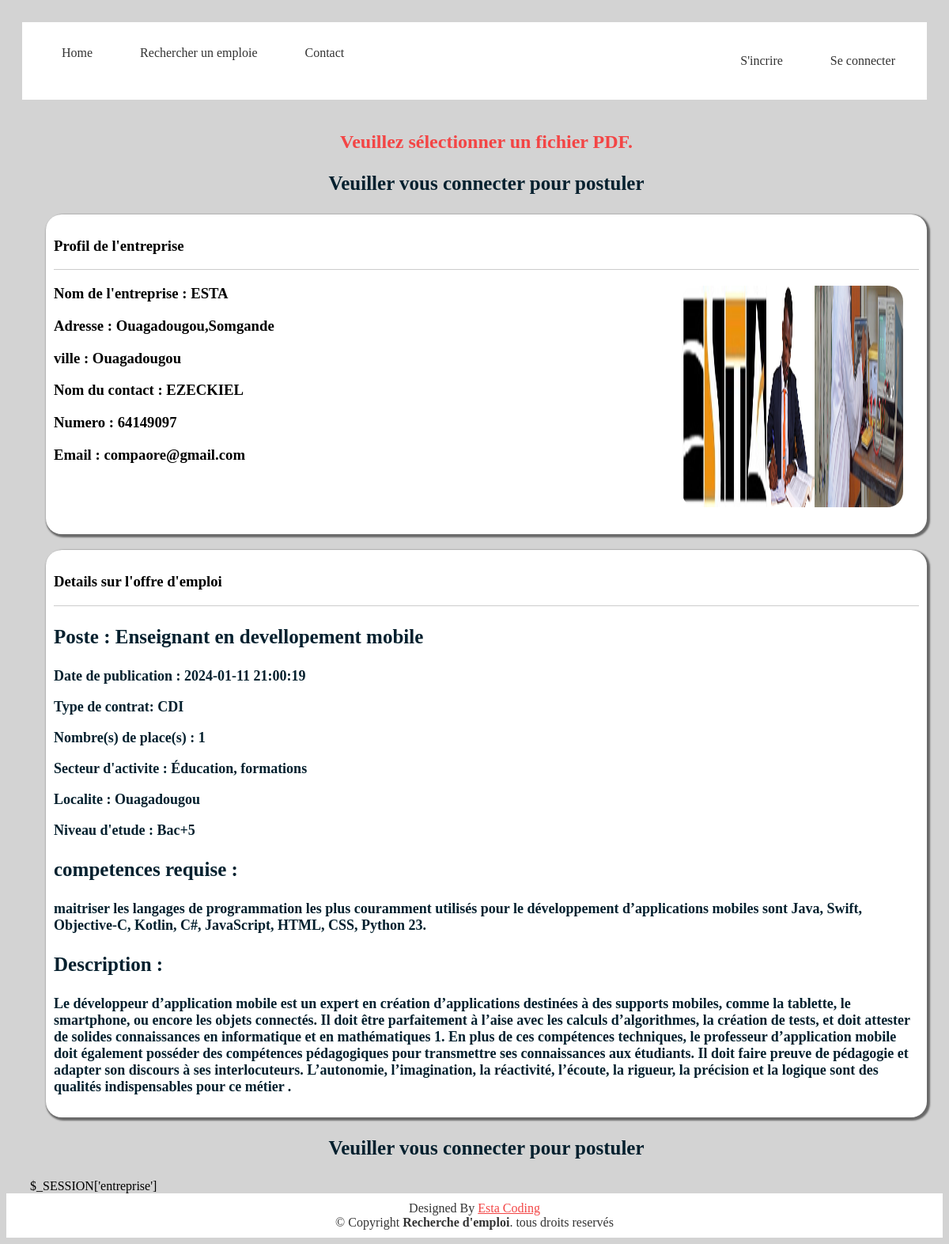
Page /offre/voirPlus?id=4 on the committed database.
### tables this page shows
CREATE TABLE `emploi` (
  `id_emploi` int NOT NULL,
  `id_entreprise` int NOT NULL,
  `poste` varchar(250) NOT NULL,
  `contrat` varchar(250) NOT NULL,
  `nombre` int NOT NULL,
  `Description` longtext NOT NULL,
  `competence` text NOT NULL,
  `localite` varchar(250) NOT NULL,
  `image` varchar(250) NOT NULL,
  `secteur_activite` varchar(250) NOT NULL,
  `niveau` varchar(250) NOT NULL,
  `date_publication` timestamp NULL DEFAULT CURRENT_TIMESTAMP,
  `date_modification` timestamp NULL DEFAULT CURRENT_TIMESTAMP,
  `views` int DEFAULT '0'
);

CREATE TABLE `entreprise` (
  `id_entreprise` int NOT NULL,
  `nom_entreprise` varchar(255) DEFAULT NULL,
  `adresse_entreprise` varchar(250) DEFAULT NULL,
  `email_entreprise` varchar(250) DEFAULT NULL,
  `password_entreprise` varchar(250) DEFAULT NULL,
  `logo_entreprise` varchar(250) DEFAULT NULL,
  `site` varchar(250) DEFAULT NULL,
  `ville` varchar(250) DEFAULT NULL,
  `code_postal` int DEFAULT NULL,
  `nom` varchar(250) DEFAULT NULL,
  `prenom` varchar(250) DEFAULT NULL,
  `fonction` varchar(250) DEFAULT NULL,
  `numero` int DEFAULT NULL
);

### PHP/voirPlus.php (the view, shortened to what this page needs)
<?php
$serveur = "localhost";
$nomUtilisateur = "test";
$motDePasse = "MyP@ssw0rd123";
$nomBaseDeDonnees = "emploi";
$conn = mysqli_connect($serveur, $nomUtilisateur, $motDePasse, $nomBaseDeDonnees)
or die("La connexion à la base de données a échoué : " . mysqli_connect_error());
$id = (int)$_GET['id'] ;
$entreprises = mysqli_query($conn, "SELECT emploi.*, entreprise.*
FROM emploi
JOIN entreprise ON emploi.id_entreprise = entreprise.id_entreprise
WHERE id_emploi = {$id}");
$entreprise = $entreprises->fetch_assoc();
$id_entreprise = isset($_SESSION['entreprise']) ? (int)$_SESSION['entreprise'] : null;
$id_candidat = isset($_SESSION['candidat']) ? (int)$_SESSION['candidat'] : null;
if (isset($_POST["envoyer"])) {
    $deja = mysqli_query($conn, "SELECT * FROM postuler where id_emploi = {$id} and id_candidat = {$id_candidat}");
    if (mysqli_num_rows($deja)>0) {
        $erreur = "Vous ne pouvez pas postuler a cette offre d'emploi car vous avez deja postuler";
    } elseif ($_FILES['cv']['type'] == 'application/pdf') {
            $nomFichier = basename($_FILES['cv']['name']);
            $tmp_name = $_FILES['cv']['tmp_name'];
            $deplace = move_uploaded_file($tmp_name, "CV/" . $nomFichier);
            if ($deplace) {
                    $insert = mysqli_query($conn, "INSERT INTO postuler(id_emploi, id_candidat, id_entreprise, cv)
                    VALUES({$id}, {$id_candidat}, {$id_entreprise}, '{$nomFichier}')");
                }
            } else {
                $erreur = "Erreur lors du téléversement du fichier.";
            }
        } else {
            $erreur = "Veuillez sélectionner un fichier PDF.";
    }
?>
<?= isset($erreur) ?  "<h2 style=\"text-align:center;\">$erreur</h2>" : null ?>
<?php if(isset($_SESSION['candidat'])): ?>
    <div class="btn">
        <button onclick="afficherModal()">Postuler</button>
    </div>
<?php elseif(isset($_SESSION['entreprise'])): ?>
    <p class="titre" style="text-align: center;">Vous ne pouver pas postuler a une offre d'emploi.</p>
    <p class="titre" style="text-align: center;">veuillez vous incrire en tant que candidat pour postuler</p>
<?php else: ?>
    <p class="titre" style="text-align: center;">Veuiller vous connecter pour postuler</p>
<?php endif;?>
<div class="border">
    <div class="head">
        <h3>Profil de l'entreprise</h3>
    </div>
    <div class="flex">
    <div class="bottom">
        <h3>Nom de l'entreprise : <?=  $entreprise['nom_entreprise'] ?></h3>
        <h3>Adresse : <?=  $entreprise['adresse_entreprise'] ?></h3>
        <h3>ville : <?=  $entreprise['ville'] ?></h3>
        <h3>Nom du contact : <?=  $entreprise['prenom'] ?></h3>
        <h3>Numero : <?=  $entreprise['numero'] ?></h3>
        <h3>Email : <?=  $entreprise['email_entreprise'] ?></h3>
    </div>
    <div class="bottom">
        <img src="../image/<?=  $entreprise['logo_entreprise'] ?>" alt="">
    </div>
    </div>
</div>
<div class="border">
    <div class="head">
       <h3> Details sur l'offre d'emploi</h3>
    </div>
   <div class="flex">
   <div class="bottom">
        <p class="titre">
        Poste : <?=  $entreprise['poste'] ?>
        </p>
        <p class="soustitre">Date de publication : <?=  $entreprise['date_publication'] ?></p>
        <p class="soustitre">Type de contrat:  <?=  $entreprise['contrat'] ?></p>
        <p class="soustitre">Nombre(s) de place(s) : <?=  $entreprise['nombre'] ?></p>
        <p class="soustitre">Secteur d'activite : <?=  $entreprise['secteur_activite'] ?></p>
        <p class="soustitre">Localite : <?=  $entreprise['localite'] ?></p>
        <p class="soustitre">Niveau d'etude :  <?=  $entreprise['niveau'] ?></p>
        <p class="titre">competences requise : </p>
        <p class="soustitre"> <?=  $entreprise['competence'] ?></p>
        <p class="titre">Description : </p>
        <p class="soustitre"><?=  $entreprise['Description'] ?></p>
    </div>
   </div>
</div>
<?php if(isset($_SESSION['candidat'])): ?>
    <div class="btn">
        <button onclick="afficherModal()">Postuler</button>
    </div>
<?php elseif(isset($_SESSION['entreprise'])): ?>
    <p class="titre" style="text-align: center;">Vous ne pouver pas postuler a une offre d'emploi.</p>
    <p class="titre" style="text-align: center;">veuillez vous incrire en tant que candidat pour postuler</p>
<?php else: ?>
    <p class="titre" style="text-align: center;">Veuiller vous connecter pour postuler</p>
<?php endif;?>$_SESSION['entreprise']

### CSS/template.css (style rules this page uses)
body { background-color: lightgray; display: flex; flex-direction: column; min-height: 100vh; }

### PHP/voirPlus.php (style rules this page uses)
.border { background-color: #fff; box-shadow: 2px 2px 2px 2px rgba(0,0,0,.5); padding: 10px; margin: 20px; border-radius: 20px; }
.flex { display: flex; justify-content: space-between; }
.head { border-bottom: 1px solid #ccc; }
h2 { color: #f34545; }
img { width: 280px; height: 280px; border-radius: 20px; margin: 20px; }
.titre { font-size: 25px; color: #04202e; font-weight: 600; }
.soustitre { font-size: 18px; color: #04202e; font-weight: 600; }

### index.php (style rules this page uses)
body { background-color: lightgray; display: flex; flex-direction: column; min-height: 100vh; }

### rows in the picture
emploi: id_entreprise.nom_entreprise "ESTA", id_entreprise.adresse_entreprise "Ouagadougou,Somgande", id_entreprise.ville "Ouagadougou", id_entreprise.prenom "EZECKIEL", id_entreprise.numero "64149097", id_entreprise.email_entreprise "compaore@gmail.com", id_entreprise.logo_entreprise (picture), poste "Enseignant en devellopement mobile", date_publication "2024-01-11 21:00:19", contrat "CDI", nombre "1", secteur_activite "Éducation, formations", localite "Ouagadougou", niveau "Bac+5", competence "maitriser les langages de programmation les plus couramment utilisés pour le développement d’applications mobiles sont Java, Swift, Objective-C, Kotlin, C#, JavaScript, HTML, CSS, Python 23.", Description "Le développeur d’application mobile est un expert en création d’applications destinées à des supports mobiles, comme la tablette, le smartphone, ou encore les objets connectés. Il doit être parfaitement à l’aise avec les calculs d’algorithmes, la création de tests, et doit attester de solides connaissances en informatique et en mathématiques 1. En plus de ces compétences techniques, le professeur d’application mobile doit également posséder des compétences pédagogiques pour transmettre ses connaissances aux étudiants. Il doit faire preuve de pédagogie et adapter son discours à ses interlocuteurs. L’autonomie, l’imagination, la réactivité, l’écoute, la rigueur, la précision et la logique…"

### other values in the picture
$erreur "Veuillez sélectionner un fichier PDF."
